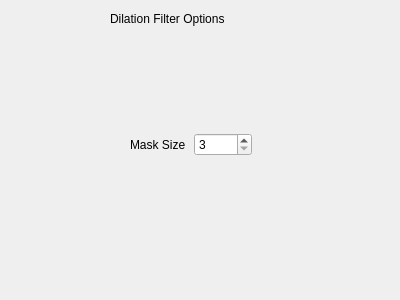
<?xml version="1.0" encoding="UTF-8"?>
<ui version="4.0">
 <class>DilationForm</class>
 <widget class="QWidget" name="DilationForm">
  <property name="geometry">
   <rect>
    <x>0</x>
    <y>0</y>
    <width>400</width>
    <height>300</height>
   </rect>
  </property>
  <property name="windowTitle">
   <string>Form</string>
  </property>
  <widget class="QLabel" name="displayDilationFormMessage">
   <property name="geometry">
    <rect>
     <x>110</x>
     <y>10</y>
     <width>161</width>
     <height>17</height>
    </rect>
   </property>
   <property name="text">
    <string>Dilation Filter Options</string>
   </property>
  </widget>
  <widget class="QWidget" name="">
   <property name="geometry">
    <rect>
     <x>130</x>
     <y>130</y>
     <width>122</width>
     <height>29</height>
    </rect>
   </property>
   <layout class="QHBoxLayout" name="horizontalLayout">
    <item>
     <widget class="QLabel" name="displayMaskSizeDilationForm">
      <property name="text">
       <string>Mask Size</string>
      </property>
     </widget>
    </item>
    <item>
     <widget class="QSpinBox" name="inputMaskSizeDilationForm">
      <property name="minimum">
       <number>3</number>
      </property>
      <property name="maximum">
       <number>9</number>
      </property>
     </widget>
    </item>
   </layout>
  </widget>
 </widget>
 <resources/>
 <connections/>
</ui>
